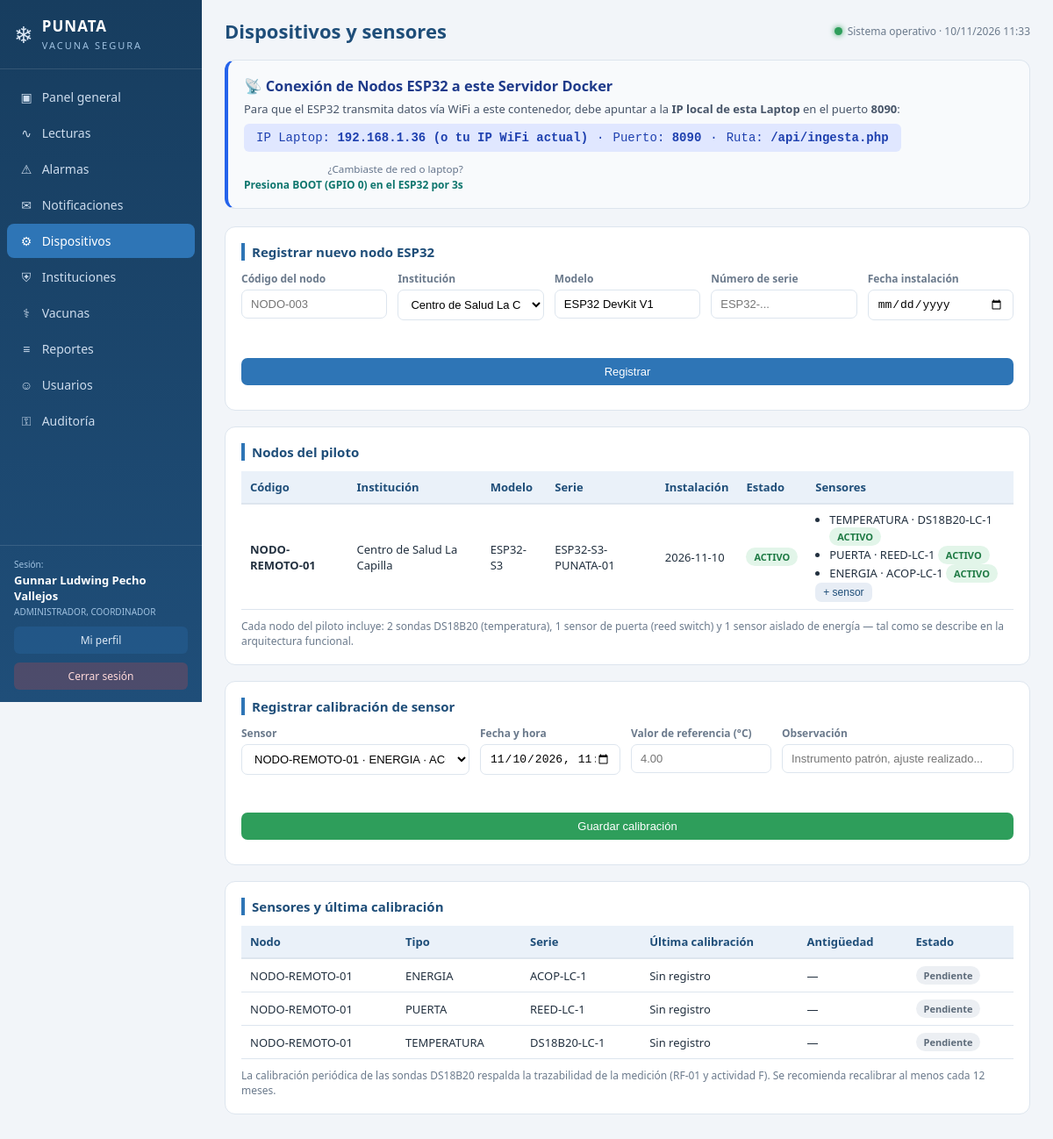
Screenshot of /index.php?p=dispositivos (signed in) with the database file from the repository.
### tables this page shows
CREATE TABLE dispositivo (
  id_dispositivo      INT(11) NOT NULL AUTO_INCREMENT,
  id_institucion      INT(11) NOT NULL,
  codigo              VARCHAR(50) NOT NULL,
  modelo              VARCHAR(100) NULL,
  numero_serie        VARCHAR(100) NULL,
  fecha_instalacion   DATE NULL,
  estado              VARCHAR(50) NULL DEFAULT 'ACTIVO',
  PRIMARY KEY (id_dispositivo),
  UNIQUE KEY codigo (codigo),
  UNIQUE KEY numero_serie (numero_serie),
  KEY fk_dispositivo_institucion (id_institucion),
  CONSTRAINT fk_dispositivo_institucion
    FOREIGN KEY (id_institucion) REFERENCES institucion_salud (id_institucion)
);

CREATE TABLE institucion_salud (
  id_institucion    INT(11) NOT NULL AUTO_INCREMENT,
  id_localidad      INT(11) NOT NULL,
  nombre            VARCHAR(150) NOT NULL,
  tipo_institucion  VARCHAR(80) NULL,
  nivel_atencion    VARCHAR(50) NULL,
  direccion         VARCHAR(250) NULL,
  telefono          VARCHAR(30) NULL,
  estado            TINYINT(1) NULL DEFAULT 1,
  PRIMARY KEY (id_institucion),
  KEY fk_institucion_localidad (id_localidad),
  CONSTRAINT fk_institucion_localidad
    FOREIGN KEY (id_localidad) REFERENCES localidad (id_localidad)
);

CREATE TABLE sensor (
  id_sensor           INT(11) NOT NULL AUTO_INCREMENT,
  id_dispositivo      INT(11) NOT NULL,
  id_tipo_sensor      INT(11) NOT NULL,
  modelo              VARCHAR(100) NULL,
  numero_serie        VARCHAR(100) NULL,
  fecha_instalacion   DATE NULL,
  estado              VARCHAR(50) NULL DEFAULT 'ACTIVO',
  PRIMARY KEY (id_sensor),
  UNIQUE KEY numero_serie (numero_serie),
  KEY fk_sensor_dispositivo (id_dispositivo),
  KEY fk_sensor_tipo (id_tipo_sensor),
  CONSTRAINT fk_sensor_dispositivo
    FOREIGN KEY (id_dispositivo) REFERENCES dispositivo (id_dispositivo),
  CONSTRAINT fk_sensor_tipo
    FOREIGN KEY (id_tipo_sensor) REFERENCES tipo_sensor (id_tipo_sensor)
);

CREATE TABLE tipo_sensor (
  id_tipo_sensor    INT(11) NOT NULL AUTO_INCREMENT,
  id_unidad_medida  INT(11) NOT NULL,
  nombre            VARCHAR(80) NOT NULL,
  descripcion       VARCHAR(200) NULL,
  PRIMARY KEY (id_tipo_sensor),
  KEY fk_sensor_unidad (id_unidad_medida),
  CONSTRAINT fk_sensor_unidad
    FOREIGN KEY (id_unidad_medida) REFERENCES unidad_medida (id_unidad_medida)
);

### web/index.php (called while the page is built, shortened)
<?php
require_once __DIR__ . '/config/auth.php';
$p = $_GET['p'] ?? (usuario_logueado() ? 'dashboard' : 'login');
require_once __DIR__ . '/config/auth.php';
require __DIR__ . '/parciales/cabecera.php';
require __DIR__ . '/paginas/' . $p . '.php';
require __DIR__ . '/parciales/pie.php';

### web/config/auth.php (called while the page is built, shortened)
<?php
require_once __DIR__ . '/database.php';
function e(?string $s): string
{
    return htmlspecialchars((string)$s, ENT_QUOTES, 'UTF-8');
}
function tiene_permiso(string $permiso): bool
{
    return in_array($permiso, $_SESSION['permisos'] ?? [], true);
}

### web/config/database.php (called while the page is built, shortened)
<?php
function db(): PDO
{
    static $pdo = null;
    if ($pdo === null) {
        $dsn = 'mysql:host=' . DB_HOST . ';port=' . DB_PORT . ';dbname=' . DB_NAME . ';charset=utf8mb4';
        $pdo = new PDO($dsn, DB_USER, DB_PASS, [
            PDO::ATTR_ERRMODE            => PDO::ERRMODE_EXCEPTION,
            PDO::ATTR_DEFAULT_FETCH_MODE => PDO::FETCH_ASSOC,
            PDO::ATTR_EMULATE_PREPARES   => false,
        ]);
        $pdo->exec("SET time_zone = '-04:00';");
    }
    return $pdo;
}
function q(string $sql, array $params = []): PDOStatement
{
    $st = db()->prepare($sql);
    $st->execute($params);
    return $st;
}

### web/paginas/dispositivos.php (the view, shortened to what this page needs)
<?php
$puedeGestionar = tiene_permiso('gestionar_dispositivos');
$hostHeader = $_SERVER['HTTP_HOST'] ?? 'localhost:8090';
$hostParts = explode(':', $hostHeader);
$detectedIp = $hostParts[0];
echo '<div class="panel" style="background:#f8fafc; border-left:4px solid #2563eb; margin-bottom:20px;">
  <div style="display:flex; justify-content:space-between; align-items:flex-start; flex-wrap:wrap; gap:12px;">
    <div>
      <h3 style="margin:0 0 6px; color:#1e3a8a;">📡 Conexión de Nodos ESP32 a este Servidor Docker</h3>
      <p style="margin:0 0 8px; font-size:13px; color:#475569;">
        Para que el ESP32 transmita datos vía WiFi a este contenedor, debe apuntar a la <strong>IP local de esta Laptop</strong> en el puerto <strong>8090</strong>:
      </p>
      <div style="display:inline-flex; align-items:center; gap:10px; background:#e0e7ff; padding:8px 14px; border-radius:6px; font-family:monospace; font-size:14px; color:#1e40af;">
        <span>IP Laptop: <strong id="lblIpLaptop">' . ($detectedIp !== 'localhost' && $detectedIp !== '127.0.0.1' ? e($detectedIp) : '192.168.1.36 (o tu IP WiFi actual)') . '</strong></span>
        <span>·</span>
        <span>Puerto: <strong>8090</strong></span>
        <span>·</span>
        <span>Ruta: <strong>/api/ingesta.php</strong></span>
      </div>
    </div>
    <div style="text-align:right;">
      <small style="color:#64748b; display:block;">¿Cambiaste de red o laptop?</small>
      <span style="font-size:12px; color:#0f766e; font-weight:600;">Presiona BOOT (GPIO 0) en el ESP32 por 3s</span>
    </div>
  </div>
</div>';
if ($puedeGestionar) {
    $instituciones = q("SELECT id_institucion, nombre FROM institucion_salud WHERE estado = 1 ORDER BY nombre")->fetchAll();
    echo '<div class="panel"><h2>Registrar nuevo nodo ESP32</h2>
      <form method="post">
        <input type="hidden" name="acc" value="nuevo_dispositivo">
        <input type="hidden" name="csrf" value="' . csrf_token() . '">
        <div class="fila">
          <div class="campo"><label>Código del nodo</label><input name="codigo" required placeholder="NODO-003"></div>
          <div class="campo"><label>Institución</label>
            <select name="id_institucion" required>';
    foreach ($instituciones as $i) {
        echo '<option value="' . (int)$i['id_institucion'] . '">' . e($i['nombre']) . '</option>';
    }
    echo '</select></div>
          <div class="campo"><label>Modelo</label><input name="modelo" value="ESP32 DevKit V1"></div>
          <div class="campo"><label>Número de serie</label><input name="numero_serie" placeholder="ESP32-..."></div>
          <div class="campo"><label>Fecha instalación</label><input type="date" name="fecha_instalacion"></div>
          <div class="campo" style="justify-content:flex-end"><label>&nbsp;</label><button class="boton" type="submit">Registrar</button></div>
        </div>
      </form></div>';
}
$dispositivos = q("
    SELECT d.*, i.nombre AS institucion
    FROM dispositivo d JOIN institucion_salud i ON i.id_institucion = d.id_institucion
    ORDER BY d.codigo")->fetchAll();
echo '<div class="panel"><h2>Nodos del piloto</h2>';
if (!$dispositivos) {
    echo '<p>No hay dispositivos registrados.</p>';
} else {
    echo '<table class="tabla"><tr><th>Código</th><th>Institución</th><th>Modelo</th><th>Serie</th>'
       . '<th>Instalación</th><th>Estado</th><th>Sensores</th></tr>';
    foreach ($dispositivos as $d) {
        $sens = q("SELECT s.*, t.nombre AS tipo, t.id_tipo_sensor FROM sensor s
                   JOIN tipo_sensor t ON t.id_tipo_sensor = s.id_tipo_sensor
                   WHERE s.id_dispositivo = ? ORDER BY s.id_sensor", [(int)$d['id_dispositivo']])->fetchAll();
        $estCls = $d['estado'] === 'ACTIVO' ? 'st-verde' : 'st-gris';
        echo '<tr>
                <td><strong>' . e($d['codigo']) . '</strong></td>
                <td>' . e($d['institucion']) . '</td>
                <td>' . e($d['modelo']) . '</td>
                <td>' . e($d['numero_serie']) . '</td>
                <td>' . e($d['fecha_instalacion']) . '</td>
                <td><span class="etiqueta-estado ' . $estCls . '">' . e($d['estado']) . '</span></td>
                <td>';
        if ($sens) {
            echo '<ul style="margin:0;padding-left:16px">';
            foreach ($sens as $s) {
                $cls = $s['estado'] === 'ACTIVO' ? 'st-verde' : 'st-gris';
                echo '<li>' . e($s['tipo']) . ' · ' . e($s['numero_serie'])
                   . ' <span class="etiqueta-estado ' . $cls . '">' . e($s['estado']) . '</span></li>';
            }
            echo '</ul>';
            if ($puedeGestionar) {
                echo '<button class="boton mini secundario" onclick="document.getElementById(\'adds-' . (int)$d['id_dispositivo'] . '\').style.display=\'block\'">+ sensor</button>';
            }
        } else {
            echo '—';
        }
        echo '</td></tr>';
    }
    echo '</table>';
}
echo '<p class="pie-mapa">Cada nodo del piloto incluye: 2 sondas DS18B20 (temperatura), 1 sensor de puerta '
    . '(reed switch) y 1 sensor aislado de energía — tal como se describe en la arquitectura funcional.',
    '</p></div>';
$todosSensores = q("
    SELECT s.id_sensor, s.numero_serie, t.nombre AS tipo, d.codigo AS nodo
    FROM sensor s
    JOIN tipo_sensor t ON t.id_tipo_sensor = s.id_tipo_sensor
    JOIN dispositivo d ON d.id_dispositivo = s.id_dispositivo
    ORDER BY d.codigo, t.nombre, s.numero_serie")->fetchAll();
$porSensor = [];
if ($puedeGestionar) {
    echo '<div class="panel"><h2>Registrar calibración de sensor</h2>
      <form method="post">
        <input type="hidden" name="acc" value="calibracion">
        <input type="hidden" name="csrf" value="' . csrf_token() . '">
        <div class="fila">
          <div class="campo" style="min-width:260px"><label>Sensor</label>
            <select name="id_sensor" required>';
    foreach ($todosSensores as $s) {
        echo '<option value="' . (int)$s['id_sensor'] . '">' . e($s['nodo'] . ' · ' . $s['tipo'] . ' · ' . $s['numero_serie']) . '</option>';
    }
    echo '    </select></div>
          <div class="campo"><label>Fecha y hora</label>
            <input type="datetime-local" name="fecha_calibracion" value="' . date('Y-m-d\TH:i') . '"></div>
          <div class="campo"><label>Valor de referencia (°C)</label>
            <input type="number" step="0.01" name="valor_referencia" placeholder="4.00"></div>
          <div class="campo" style="flex:2;min-width:220px"><label>Observación</label>
            <input type="text" name="observacion" placeholder="Instrumento patrón, ajuste realizado..."></div>
          <div class="campo" style="justify-content:flex-end"><label>&nbsp;</label>
            <button class="boton verde" type="submit">Guardar calibración</button></div>
        </div>
      </form></div>';
}
echo '<div class="panel"><h2>Sensores y última calibración</h2>';
echo '<table class="tabla"><tr><th>Nodo</th><th>Tipo</th><th>Serie</th><th>Última calibración</th><th>Antigüedad</th><th>Estado</th></tr>';
foreach ($todosSensores as $s) {
    $ultima = $porSensor[$s['id_sensor']] ?? null;
    if ($ultima) {
        $dias = (int)(new DateTime())->diff(new DateTime($ultima))->days;
        $cls = $dias > 365 ? 'st-rojo' : ($dias > 180 ? 'st-ambar' : 'st-verde');
        $antig = $dias . ' días';
    } else {
        $dias = null; $cls = 'st-gris'; $antig = '—';
    }
    echo '<tr><td>' . e($s['nodo']) . '</td><td>' . e($s['tipo']) . '</td><td>' . e($s['numero_serie']) . '</td>'
       . '<td>' . e($ultima ?? 'Sin registro') . '</td><td>' . e($antig) . '</td>'
       . '<td><span class="etiqueta-estado ' . $cls . '">'
       . ($dias === null ? 'Pendiente' : ($dias > 365 ? 'Vencida' : ($dias > 180 ? 'Próxima' : 'Vigente')))
       . '</span></td></tr>';
}
echo '</table>';
echo '<p class="pie-mapa">La calibración periódica de las sondas DS18B20 respalda la trazabilidad de la medición '
   . '(RF-01 y actividad F). Se recomienda recalibrar al menos cada 12 meses.</p></div>';

### rows the page displays
dispositivo: codigo "NODO-REMOTO-01", id_institucion.nombre "Centro de Salud La Capilla", modelo "ESP32-S3", numero_serie "ESP32-S3-PUNATA-01", fecha_instalacion "2026-11-10", estado "ACTIVO"
sensor: id_tipo_sensor.nombre "TEMPERATURA", numero_serie "DS18B20-LC-1", estado "ACTIVO", id_dispositivo.codigo "NODO-REMOTO-01", ultima "Sin registro", antig "—"
sensor: id_tipo_sensor.nombre "PUERTA", numero_serie "REED-LC-1", estado "ACTIVO", id_dispositivo.codigo "NODO-REMOTO-01", ultima "Sin registro", antig "—"
sensor: id_tipo_sensor.nombre "ENERGIA", numero_serie "ACOP-LC-1", estado "ACTIVO", id_dispositivo.codigo "NODO-REMOTO-01", ultima "Sin registro", antig "—"

### other values shown
$ico "▣"
$txt "Panel general"
$ico "∿"
$txt "Lecturas"
$ico "⚠"
$txt "Alarmas"
$ico "✉"
$txt "Notificaciones"
$ico "⚙"
$txt "Dispositivos"
$ico "⛨"
$txt "Instituciones"
$ico "⚕"
$txt "Vacunas"
$ico "≡"
